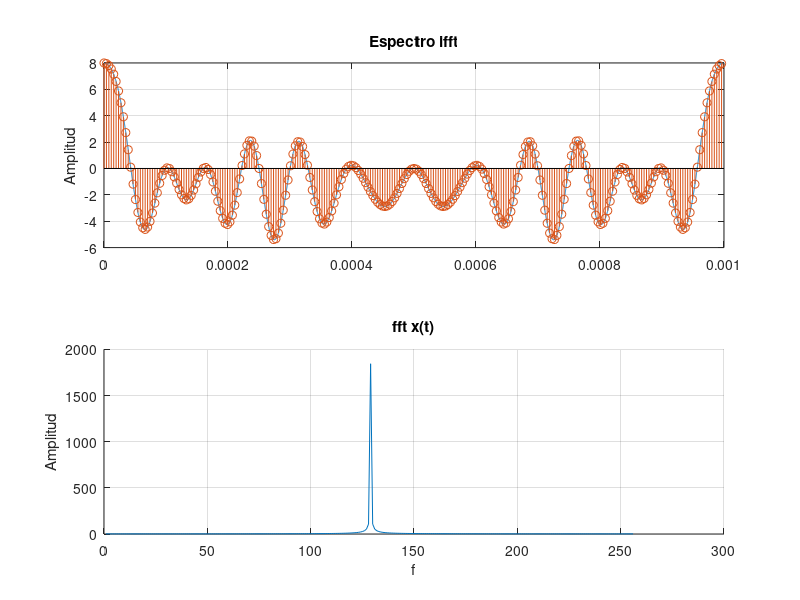
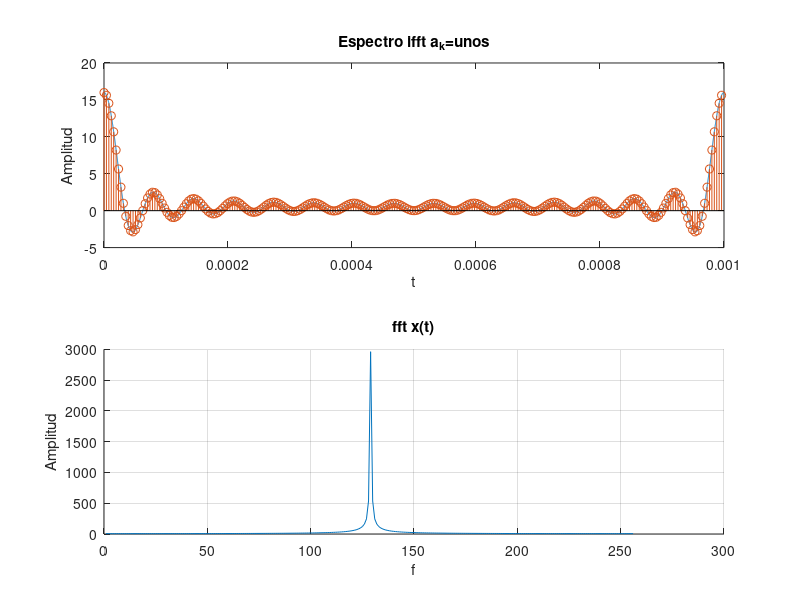

MATLAB code for these plots, in order:
clear all;
clc;
close all;
%--------------------------------------------------------------------------
Tu = 0.001;
A = 1e7;
Ts = 1/A;
t = [0:(Ts):Tu - Ts];
Df = 1000;

% Para generar cada usuario
for i = 1:16
    numal = rand;
    if numal < 0.5
        ax(1,i) = -1;
    elseif numal > 0.5  
        ax(1,i) = 1;
    end
end

ax1s = ones(1,16);

Nc = 16;
for kk = 1:Nc  
    if ax1s(1,kk) == 1
        a2 = ones(1,10000);
    end
    if ax(1,kk) == 1
        a = ones(1,10000);
    elseif ax(1,kk) == -1
        a = -ones(1,10000);
    end  
    c = exp(j.*2.*pi.*(kk-1).*Df.*t);
    c2 = exp(j.*2.*pi.*(kk-1).*Df.*t);
    sm = a(1,kk).*c;
    sm2 = a2(1,kk).*c2;
    smx(kk,:) = sm;
    smx2(kk,:) = sm2;
end

%Alternativa es usar la funcion SUM(X)
sumax = zeros(1,10000);
sumax2 = zeros(1,10000);
for i= 1:Nc
    sumax(1,:) = sumax(1,:)+smx(i,:);
    sumax2(1,:) = sumax2(1,:)+smx2(i,:);
end

% figure(1)
% for i = 1:16 
%     subplot(4,4,i)
%     plot(real(smx(i,:)));
%     xlabel('t');
%     ylabel('Amplitud');
%     grid on;
% end

N = 256;
xespectro = N .* ifft(ax,N);
[m n] = size(xespectro);
nn = [0:n-1];
tn = [0:Tu/N:Tu-(Tu/N)];

xespectro2 = N .* ifft(ax1s,N);
[m2 n2] = size(xespectro2);
nn2 = [0:n2-1];
tn2 = [0:Tu/N:Tu-(Tu/N)];

xt = real(sumax);
xtfft = fftshift(fft(xt, N));

xt2 = real(sumax2);
xtfft2 = fftshift(fft(xt2, N));

% nfft = 1024;
% y = fft(xt,nfft);
% y = y(1:nfft/2);
% mi = abs(y).^2;
% % f = (0:length(y)-1)*A/length(y);
% f = (0:nfft/2-1)*A/nfft;
% 
% % xt2=real(sumax2);
%
% y2 = fft(xt2,nfft);
% y2 = y2(1:nfft/2);
% mi2 = abs(y2).^2;
% % f = (0:length(y)-1)*A/length(y);
% f2=(0:nfft/2-1)*A/nfft;

figure(2)
subplot(2,1,1);
plot(t,xt);
xlabel('t');
ylabel('Amplitud');
title('Señal OFDM');
grid on;
hold on;
stem(tn,real(xespectro));
xlabel('');
ylabel('Amplitud');
title('Espectro ifft');
grid on;

subplot(2,1,2);
hold on;
plot(abs(xtfft));
xlabel('f');
ylabel('Amplitud');
title('fft x(t)');
% xlim([-.5 1.5]);
grid on;

figure(3)
subplot(2,1,1);
grid on;
plot(t,xt2);
xlabel('t');
ylabel('Amplitud');
title('Señal OFDM a_k=unos');
hold on;
stem(tn2,real(xespectro2));
xlabel('t');
ylabel('Amplitud');
title('Espectro ifft a_k=unos');


subplot(2,1,2);
hold on;
grid on;
plot(abs(xtfft2));
xlabel('f');
ylabel('Amplitud');
title('fft x(t)');

